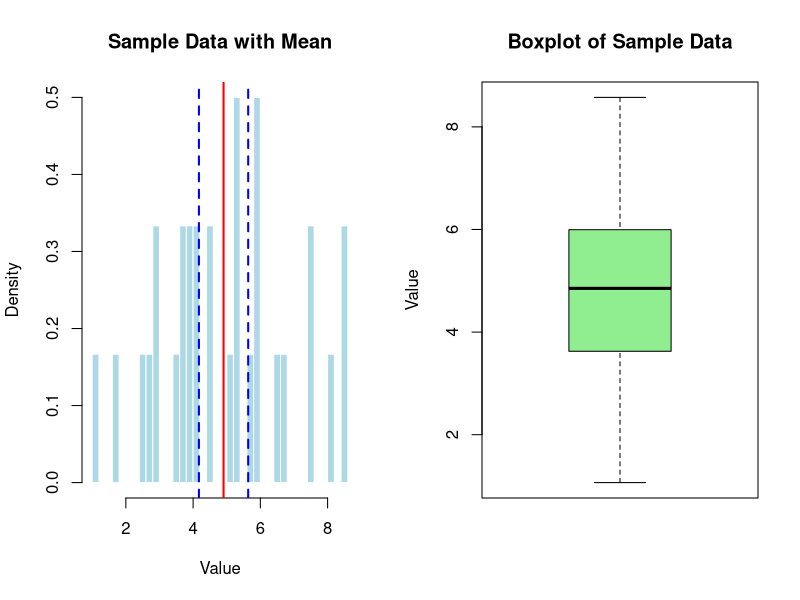

The R script that drew this image:
# Lab 6: Estimate Population Parameters (Mean, Variance) from Sample Data

# Parameters
mu <- 5       # True population mean
sigma <- 2    # True population standard deviation
n <- 30       # Sample size
N_sim <- 1000 # Number of simulations (not used in this script)

# Generate sample data
set.seed(123)  
sample_data <- rnorm(n, mean = mu, sd = sigma)

# Point estimates
sample_mean <- mean(sample_data)
sample_var <- var(sample_data)

# Confidence intervals
conf_int_mean <- t.test(sample_data)$conf.int  # 95% CI for mean

# 95% CI for variance using Chi-Square distribution
alpha <- 0.05
conf_int_var <- c((n-1)*sample_var / qchisq(1 - alpha/2, df = n-1),
 (n-1)*sample_var / qchisq(alpha/2, df = n-1))

# Output results
cat("Sample Mean:", sample_mean, "\n")
cat("Sample Variance:", sample_var, "\n")
cat("95% CI for Mean:", round(conf_int_mean, 3), "\n")
cat("95% CI for Variance:", round(conf_int_var, 3), "\n")

# Graphical Output
par(mfrow = c(1, 2))  # Arrange plots side by side

# Histogram with mean and confidence interval
hist(sample_data, breaks = 30, col = "lightblue", main = "Sample Data with Mean",
     xlab = "Value", border = "white", probability = TRUE)
abline(v = sample_mean, col = "red", lwd = 2, lty = 1)  # Mean
abline(v = conf_int_mean, col = "blue", lwd = 2, lty = 2)  # CI for mean

# Boxplot
boxplot(sample_data, col = "lightgreen", main = "Boxplot of Sample Data", ylab = "Value")
